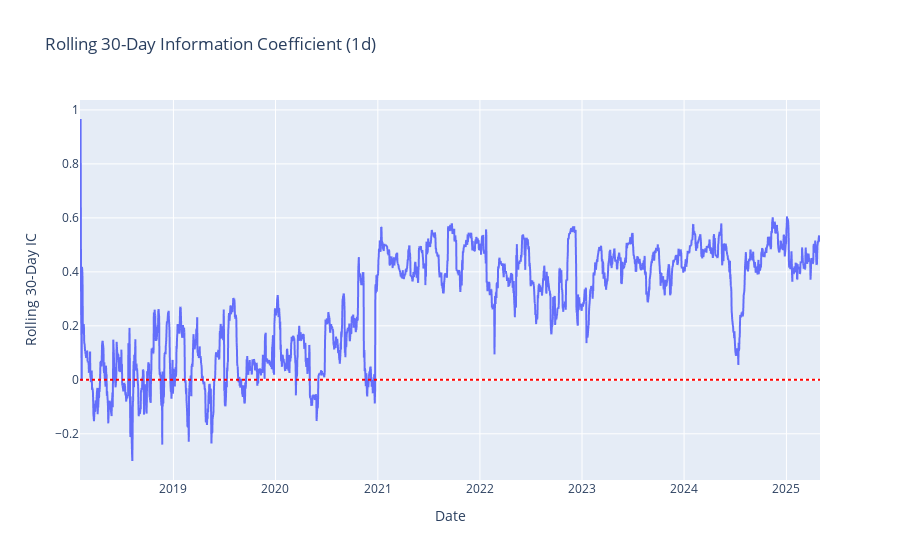

The cell this chart's notebook holds for it:
### Code cell
plot_rolling_ic(window=30, period='1d')

### Figure 1 — Plotly figure (JSON) as saved in the notebook; plotly's stock layout.template omitted (floating-point values rounded to 4 significant figures; data arrays with more than 128 entries replaced by an {"elided": "..."} marker saying what was removed)
{"data": [{"hovertemplate": "Date=%{x}<br>Rolling 30-Day IC=%{y}<extra></extra>", "legendgroup": "", "line": {"color": "#636efa", "dash": "solid"}, "marker": {"symbol": "circle"}, "mode": "lines", "name": "", "showlegend": false, "type": "scattergl", "x": {"elided": "2647 str values"}, "xaxis": "x", "y": {"elided": "2647 float values"}, "yaxis": "y"}], "layout": {"legend": {"tracegroupgap": 0}, "shapes": [{"line": {"color": "red", "dash": "dot"}, "type": "line", "x0": 0, "x1": 1, "xref": "x domain", "y0": 0, "y1": 0, "yref": "y"}], "title": {"text": "Rolling 30-Day Information Coefficient (1d)"}, "xaxis": {"anchor": "y", "domain": [0, 1], "title": {"text": "Date"}}, "yaxis": {"anchor": "x", "domain": [0, 1], "title": {"text": "Rolling 30-Day IC"}}}}
